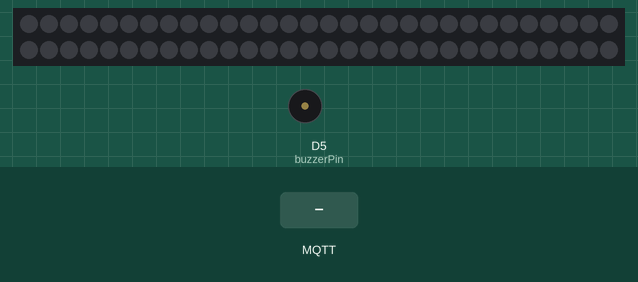
Simulated run of this sketch. Board: ESP8266 (NodeMCU). On the bench: 60 RGB LEDs in strip order, left to right, continuing on the next row, buzzer (waves = sounding, pin HIGH). The test bench sets the inputs (shaded band). Dim RGB values are drawn brighter than linear; WiFi joins after 1.5 s; servers stay silent unless stated; no MQTT or app messages arrive unless stated; what the sketch prints to the serial monitor is not drawn.

Above: at 2.7 s.
2.8 s: MQTT message "1" arrives on the first subscribed topic
At 2.91 s:
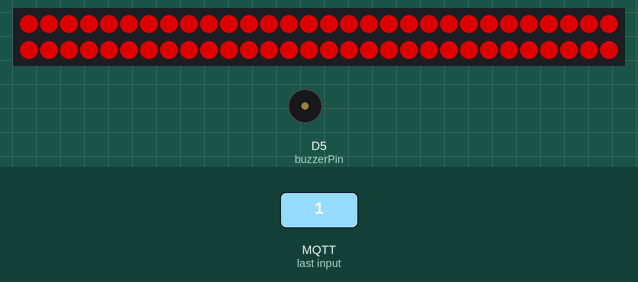
4.9 s: MQTT message "ON" arrives on the first subscribed topic
6.4 s: MQTT message "on" arrives on the first subscribed topic
Timing chart, 0 to 9.4 s (numbered marks = the images above; inputs shaded):
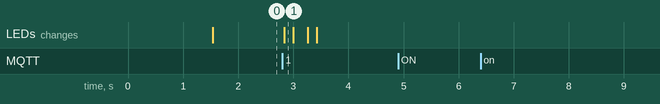

Measured:
- after the input at 2.8 s, the LEDs: change at once (image 1)
- after the input at 4.9 s, every drawn part: stays the same
- after the input at 6.4 s, every drawn part: stays the same

The sketch:

NodeBuzzersCinta.ino
```cpp
// includes de bibliotecas para comunicación
#include <PubSubClient.h>
#include <ESP8266WiFi.h>
#include <ArduinoJson.h> // instalar versión 6 de esta biblioteca
#include <Adafruit_NeoPixel.h>

//***MODIFICAR PARA SU PROYECTO ***
//  configuración datos wifi
// descomentar el define y poner los valores de su red y de su dispositivo
#define WIFI_AP "Casona PB"
#define WIFI_PASSWORD "12345"


//  configuración datos thingsboard
#define NODE_NAME "LEDPAPELERA"   //nombre que le pusieron al dispositivo cuando lo crearon
#define NODE_TOKEN "mpXhltRKCVWoz4TPXRoW"   //Token que genera Thingboard para dispositivo cuando lo crearon


//***NO MODIFICAR ***
char thingsboardServer[] = "demo.thingsboard.io";

/*definir topicos.
 * telemetry - para enviar datos de los sensores
 * request - para recibir una solicitud y enviar datos
 * attributes - para recibir comandos en baes a atributtos shared definidos en el dispositivo
 */
char telemetryTopic[] = "v1/devices/me/telemetry";
char requestTopic[] = "v1/devices/me/rpc/request/+";  //RPC - El Servidor usa este topico para enviar rquests, cliente response
char attributesTopic[] = "v1/devices/me/attributes";  //El Servidor usa este topico para enviar atributos

// declarar cliente Wifi y PubSus
WiFiClient wifiClient;
PubSubClient client(wifiClient);

// declarar variables control loop (para no usar delay() en loop
unsigned long lastSend;
int elapsedTime = 1000; // tiempo transcurrido entre envios al servidor
const int MaxFlash = 3;

//buzzer pin

int buzzerPin = D5;

//-------------------------------------------------------------
// LED Pin

//Designamos nuestro pin de datos
#define PIN D2
//Designamos cuantos pixeles tenemos en nuestra cinta led RGB
#define NUMPIXELS 60

Adafruit_NeoPixel pixels = Adafruit_NeoPixel(NUMPIXELS, PIN, NEO_GRB + NEO_KHZ800);

//enum LEDColors {RED, BLUE, GREEN} ledColor;
const int RED  = 0;
const int BLUE  = 1;
const int GREEN  = 2;
int activeLedPin;
int ledColor;

void setup() {
  Serial.begin(9600);


  // inicializar wifi y pubsus
  connectToWiFi();
  client.setServer( thingsboardServer, 1883 );

  // agregado para recibir callbacks
  client.setCallback(on_message);

  lastSend = 0; // para controlar cada cuanto tiempo se envian datos
  pixels.begin();

  // led and buzzer setup
  ledColor = RED;
  pinMode(buzzerPin, OUTPUT);
  digitalWrite(buzzerPin, LOW);


  activeLedPin = RED;
}

void loop()
{
 if ( !client.connected() ) {
    reconnect();
  }
  client.loop();

}


void on_message(const char* topic, byte* payload, unsigned int length)
{
    // Mostrar datos recibidos del servidor
  Serial.println("On message");
  char message[length + 1];
  strncpy ( message, (char*)payload, length);
   message[length] = '\0';

  Serial.print("Topic: ");
  Serial.println(topic);
  Serial.print("Message: ");
  Serial.println( message);

  // Verificar el topico por el cual llegó el mensaje, puede ser un cambio de atributos o un request
  if (strcmp(topic, "v1/devices/me/attributes") ==0) { //es un cambio en atributos compartidos
    Serial.println("----> CAMBIO DE ATRIBUTOS");
  } else {
    processRequest(message);
  }

}


void processRequest(char *message)
{

  // Decode JSON request with ArduinoJson 6 https://arduinojson.org/v6/doc/deserialization/
  // Notar que a modo de ejemplo este mensaje se arma utilizando la librería ArduinoJson en lugar de desarmar el string a "mano"

  const int capacity = JSON_OBJECT_SIZE(4);
  StaticJsonDocument<capacity> doc;
  DeserializationError err = deserializeJson(doc, message);

  if (err) {
    Serial.print(("deserializeJson() failed with code "));
    Serial.println(err.c_str());
    return;
  }

  String method = doc["method"];
  String action = doc["params"]["Action"];
  int ledPin = doc["params"]["Color"];


    Serial.print("Action RCV:");
    Serial.print(action);

    if (action.equals("ON")) {
      setLedOn(ledPin);
    } else {
      flashLED(ledPin);
    }

}

void setLedOn(int ledPin)
{
  if (activeLedPin != ledPin) {
     ledOff();
  } else {
    Serial.print("ON LED on pin:");
    Serial.println(ledPin);
    if(ledPin == 0){
    redLight();
    }
    if(ledPin == 1){
    blueLight();
    }
    if(ledPin == 2){
    greenLight();
    }
    activeLedPin = ledPin;
  }
}
void flashLED(int ledPin)
{
  Serial.print("FLASH LED on pin:");
  Serial.println(ledPin);
  for (int i =0; i < MaxFlash; i++) {
      if(ledPin == 0){
    redLight();
    }
    if(ledPin == 1){
    blueLight();
    }
    if(ledPin == 2){
    greenLight();
    }
      delay(50);
      ledOff();
      delay(50);
  }
}

void ledOff(){
  for(int i=0;i<NUMPIXELS;i++){
  uint32_t off = pixels.Color(0,0,0);
  pixels.setPixelColor(i, off); // Brillo moderado en rojo
  pixels.show();
  digitalWrite(buzzerPin, LOW);
  }
}

void redLight(){
  for(int i=0;i<NUMPIXELS;i++){
  uint32_t rojo = pixels.Color(150,0,0);
  pixels.setPixelColor(i, rojo); // Brillo moderado en rojo
}
pixels.show();
}

void blueLight(){
  uint32_t azul = pixels.Color(0,0,150);
    for(int i=0;i<NUMPIXELS;i++){
    pixels.setPixelColor(i, azul); // Brillo moderado en azul
    }
    pixels.show();
}

void greenLight(){
  uint32_t verde = pixels.Color(0,150,0);
    for(int i=0;i<NUMPIXELS;i++){
    pixels.setPixelColor(i, verde); // Brillo moderado en verde
    }
    pixels.show();   // Mostramos y actualizamos el color del pixel de nuestra cinta led RGB
    digitalWrite(buzzerPin, HIGH);
}

//***NO MODIFICAR - Conexion con Wifi y ThingsBoard ***
/*
 * funcion para reconectarse al servidor de thingsboard y suscribirse a los topicos de RPC y Atributos
 */
void reconnect() {
  int statusWifi = WL_IDLE_STATUS;
  // Loop until we're reconnected
  while (!client.connected()) {
    statusWifi = WiFi.status();
    connectToWiFi();

    Serial.print("Connecting to ThingsBoard node ...");
    // Attempt to connect (clientId, username, password)
    if ( client.connect(NODE_NAME, NODE_TOKEN, NULL) ) {
      Serial.println( "[DONE]" );

      // Suscribir al Topico de request
      client.subscribe(requestTopic);
      client.subscribe(attributesTopic);

    } else {
      Serial.print( "[FAILED] [ rc = " );
      Serial.print( client.state() );
      Serial.println( " : retrying in 5 seconds]" );
      // Wait 5 seconds before retrying
      delay( 5000 );
    }
  }
}

/*
 * función para conectarse a wifi
 */
void connectToWiFi()
{
  Serial.println("Connecting to WiFi ...");
  // attempt to connect to WiFi network

  WiFi.begin(WIFI_AP, WIFI_PASSWORD);
  while (WiFi.status() != WL_CONNECTED) {
    delay(500);
    Serial.print(".");
  }
  Serial.println("Connected to WiFi");
}
```
